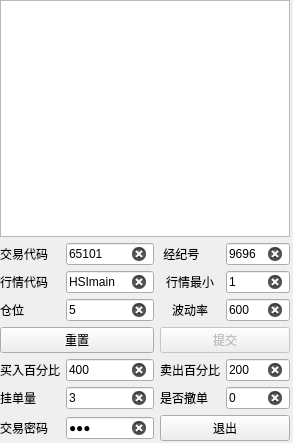
<?xml version="1.0" encoding="UTF-8"?>
<ui version="4.0">
 <class>Form</class>
 <widget class="QWidget" name="Form">
  <property name="geometry">
   <rect>
    <x>0</x>
    <y>0</y>
    <width>293</width>
    <height>443</height>
   </rect>
  </property>
  <property name="windowTitle">
   <string>Form</string>
  </property>
  <widget class="QWidget" name="layoutWidget">
   <property name="geometry">
    <rect>
     <x>0</x>
     <y>0</y>
     <width>290</width>
     <height>441</height>
    </rect>
   </property>
   <layout class="QGridLayout" name="gridLayout">
    <item row="0" column="0" colspan="8">
     <widget class="QListView" name="listView"/>
    </item>
    <item row="1" column="0">
     <widget class="QLabel" name="label_2">
      <property name="text">
       <string>交易代码</string>
      </property>
     </widget>
    </item>
    <item row="1" column="1" colspan="2">
     <widget class="QLineEdit" name="TRADING_SECURITY_LE">
      <property name="text">
       <string>65101</string>
      </property>
      <property name="clearButtonEnabled">
       <bool>true</bool>
      </property>
     </widget>
    </item>
    <item row="1" column="3" colspan="2">
     <widget class="QLabel" name="label_5">
      <property name="text">
       <string> 经纪号</string>
      </property>
     </widget>
    </item>
    <item row="1" column="5" colspan="3">
     <widget class="QLineEdit" name="TRADING_NUM_LE">
      <property name="text">
       <string>9696</string>
      </property>
      <property name="clearButtonEnabled">
       <bool>true</bool>
      </property>
     </widget>
    </item>
    <item row="2" column="0">
     <widget class="QLabel" name="label_6">
      <property name="text">
       <string>行情代码</string>
      </property>
     </widget>
    </item>
    <item row="2" column="1" colspan="2">
     <widget class="QLineEdit" name="MARKET_SECURITY_LE">
      <property name="text">
       <string>HSImain</string>
      </property>
      <property name="clearButtonEnabled">
       <bool>true</bool>
      </property>
     </widget>
    </item>
    <item row="2" column="3" colspan="2">
     <widget class="QLabel" name="label_11">
      <property name="text">
       <string>&lt;html&gt;&lt;head/&gt;&lt;body&gt;&lt;p align=&quot;center&quot;&gt;行情最小&lt;/p&gt;&lt;/body&gt;&lt;/html&gt;</string>
      </property>
     </widget>
    </item>
    <item row="2" column="5" colspan="3">
     <widget class="QLineEdit" name="MARKET_SMALL_WRT_RATIO_LE">
      <property name="text">
       <string>1</string>
      </property>
      <property name="clearButtonEnabled">
       <bool>true</bool>
      </property>
     </widget>
    </item>
    <item row="3" column="0">
     <widget class="QLabel" name="label_7">
      <property name="text">
       <string>仓位</string>
      </property>
     </widget>
    </item>
    <item row="3" column="1" colspan="2">
     <widget class="QLineEdit" name="ORDER_SIZE_LE">
      <property name="text">
       <string>5</string>
      </property>
      <property name="clearButtonEnabled">
       <bool>true</bool>
      </property>
     </widget>
    </item>
    <item row="3" column="3" colspan="2">
     <widget class="QLabel" name="label_13">
      <property name="text">
       <string>&lt;html&gt;&lt;head/&gt;&lt;body&gt;&lt;p align=&quot;center&quot;&gt;波动率&lt;/p&gt;&lt;/body&gt;&lt;/html&gt;</string>
      </property>
     </widget>
    </item>
    <item row="4" column="0" colspan="3">
     <widget class="QPushButton" name="Reset_btn">
      <property name="styleSheet">
       <string notr="true"/>
      </property>
      <property name="text">
       <string>重置</string>
      </property>
     </widget>
    </item>
    <item row="5" column="0">
     <widget class="QLabel" name="label_8">
      <property name="text">
       <string>买入百分比</string>
      </property>
     </widget>
    </item>
    <item row="6" column="0">
     <widget class="QLabel" name="label_9">
      <property name="text">
       <string>挂单量</string>
      </property>
     </widget>
    </item>
    <item row="7" column="0">
     <widget class="QLabel" name="label_12">
      <property name="text">
       <string>交易密码</string>
      </property>
     </widget>
    </item>
    <item row="3" column="5" colspan="3">
     <widget class="QLineEdit" name="TRIM_PARAGRAPH_LE">
      <property name="text">
       <string>600</string>
      </property>
      <property name="clearButtonEnabled">
       <bool>true</bool>
      </property>
     </widget>
    </item>
    <item row="4" column="3" colspan="5">
     <widget class="QPushButton" name="Submit_btn">
      <property name="enabled">
       <bool>false</bool>
      </property>
      <property name="styleSheet">
       <string notr="true"/>
      </property>
      <property name="text">
       <string>提交</string>
      </property>
     </widget>
    </item>
    <item row="5" column="1" colspan="2">
     <widget class="QLineEdit" name="CALL_PARAGRAPH_LE">
      <property name="text">
       <string>400</string>
      </property>
      <property name="clearButtonEnabled">
       <bool>true</bool>
      </property>
     </widget>
    </item>
    <item row="6" column="1" colspan="2">
     <widget class="QLineEdit" name="ORDER_QUANTITY_LE">
      <property name="text">
       <string>3</string>
      </property>
      <property name="clearButtonEnabled">
       <bool>true</bool>
      </property>
     </widget>
    </item>
    <item row="7" column="1" colspan="2">
     <widget class="QLineEdit" name="PASS_WORD_LE">
      <property name="text">
       <string>111</string>
      </property>
      <property name="maxLength">
       <number>32768</number>
      </property>
      <property name="echoMode">
       <enum>QLineEdit::Password</enum>
      </property>
      <property name="clearButtonEnabled">
       <bool>true</bool>
      </property>
     </widget>
    </item>
    <item row="7" column="3" colspan="5">
     <widget class="QPushButton" name="Exit_btn">
      <property name="styleSheet">
       <string notr="true"/>
      </property>
      <property name="text">
       <string>退出</string>
      </property>
     </widget>
    </item>
    <item row="5" column="3" colspan="2">
     <widget class="QLabel" name="label_10">
      <property name="text">
       <string>卖出百分比</string>
      </property>
     </widget>
    </item>
    <item row="6" column="3" colspan="2">
     <widget class="QLabel" name="label_14">
      <property name="text">
       <string>是否撤单</string>
      </property>
     </widget>
    </item>
    <item row="5" column="5" colspan="3">
     <widget class="QLineEdit" name="PUT_PARAGRAPH_LE">
      <property name="text">
       <string>200</string>
      </property>
      <property name="clearButtonEnabled">
       <bool>true</bool>
      </property>
     </widget>
    </item>
    <item row="6" column="5" colspan="3">
     <widget class="QLineEdit" name="OR_CANCEL_ALL_LE">
      <property name="text">
       <string>0</string>
      </property>
      <property name="clearButtonEnabled">
       <bool>true</bool>
      </property>
     </widget>
    </item>
   </layout>
  </widget>
 </widget>
 <resources/>
 <connections>
  <connection>
   <sender>TRADING_NUM_LE</sender>
   <signal>textChanged(QString)</signal>
   <receiver>Form</receiver>
   <slot>enable_register_btn()</slot>
   <hints>
    <hint type="sourcelabel">
     <x>309</x>
     <y>280</y>
    </hint>
    <hint type="destinationlabel">
     <x>0</x>
     <y>147</y>
    </hint>
   </hints>
  </connection>
  <connection>
   <sender>TRADING_SECURITY_LE</sender>
   <signal>textChanged(QString)</signal>
   <receiver>Form</receiver>
   <slot>enable_register_btn()</slot>
   <hints>
    <hint type="sourcelabel">
     <x>151</x>
     <y>280</y>
    </hint>
    <hint type="destinationlabel">
     <x>0</x>
     <y>119</y>
    </hint>
   </hints>
  </connection>
  <connection>
   <sender>MARKET_SECURITY_LE</sender>
   <signal>textChanged(QString)</signal>
   <receiver>Form</receiver>
   <slot>enable_register_btn()</slot>
   <hints>
    <hint type="sourcelabel">
     <x>151</x>
     <y>387</y>
    </hint>
    <hint type="destinationlabel">
     <x>0</x>
     <y>90</y>
    </hint>
   </hints>
  </connection>
  <connection>
   <sender>Exit_btn</sender>
   <signal>clicked()</signal>
   <receiver>Form</receiver>
   <slot>exit_pane()</slot>
   <hints>
    <hint type="sourcelabel">
     <x>309</x>
     <y>442</y>
    </hint>
    <hint type="destinationlabel">
     <x>384</x>
     <y>106</y>
    </hint>
   </hints>
  </connection>
  <connection>
   <sender>Submit_btn</sender>
   <signal>clicked()</signal>
   <receiver>Form</receiver>
   <slot>subimit()</slot>
   <hints>
    <hint type="sourcelabel">
     <x>309</x>
     <y>309</y>
    </hint>
    <hint type="destinationlabel">
     <x>364</x>
     <y>156</y>
    </hint>
   </hints>
  </connection>
  <connection>
   <sender>Reset_btn</sender>
   <signal>clicked()</signal>
   <receiver>Form</receiver>
   <slot>reset_pane()</slot>
   <hints>
    <hint type="sourcelabel">
     <x>28</x>
     <y>309</y>
    </hint>
    <hint type="destinationlabel">
     <x>384</x>
     <y>266</y>
    </hint>
   </hints>
  </connection>
  <connection>
   <sender>ORDER_SIZE_LE</sender>
   <signal>textChanged(QString)</signal>
   <receiver>Form</receiver>
   <slot>enable_register_btn()</slot>
   <hints>
    <hint type="sourcelabel">
     <x>151</x>
     <y>335</y>
    </hint>
    <hint type="destinationlabel">
     <x>384</x>
     <y>384</y>
    </hint>
   </hints>
  </connection>
  <connection>
   <sender>CALL_PARAGRAPH_LE</sender>
   <signal>textChanged(QString)</signal>
   <receiver>Form</receiver>
   <slot>enable_register_btn()</slot>
   <hints>
    <hint type="sourcelabel">
     <x>151</x>
     <y>361</y>
    </hint>
    <hint type="destinationlabel">
     <x>347</x>
     <y>384</y>
    </hint>
   </hints>
  </connection>
  <connection>
   <sender>ORDER_QUANTITY_LE</sender>
   <signal>textChanged(QString)</signal>
   <receiver>Form</receiver>
   <slot>enable_register_btn()</slot>
   <hints>
    <hint type="sourcelabel">
     <x>309</x>
     <y>335</y>
    </hint>
    <hint type="destinationlabel">
     <x>384</x>
     <y>384</y>
    </hint>
   </hints>
  </connection>
  <connection>
   <sender>PUT_PARAGRAPH_LE</sender>
   <signal>textChanged(QString)</signal>
   <receiver>Form</receiver>
   <slot>enable_register_btn()</slot>
   <hints>
    <hint type="sourcelabel">
     <x>309</x>
     <y>361</y>
    </hint>
    <hint type="destinationlabel">
     <x>289</x>
     <y>384</y>
    </hint>
   </hints>
  </connection>
  <connection>
   <sender>MARKET_SMALL_WRT_RATIO_LE</sender>
   <signal>textChanged(QString)</signal>
   <receiver>Form</receiver>
   <slot>enable_register_btn()</slot>
   <hints>
    <hint type="sourcelabel">
     <x>309</x>
     <y>387</y>
    </hint>
    <hint type="destinationlabel">
     <x>374</x>
     <y>309</y>
    </hint>
   </hints>
  </connection>
  <connection>
   <sender>PASS_WORD_LE</sender>
   <signal>textEdited(QString)</signal>
   <receiver>Form</receiver>
   <slot>enable_register_btn()</slot>
   <hints>
    <hint type="sourcelabel">
     <x>151</x>
     <y>440</y>
    </hint>
    <hint type="destinationlabel">
     <x>73</x>
     <y>384</y>
    </hint>
   </hints>
  </connection>
  <connection>
   <sender>OR_CANCEL_ALL_LE</sender>
   <signal>textEdited(QString)</signal>
   <receiver>Form</receiver>
   <slot>enable_register_btn()</slot>
   <hints>
    <hint type="sourcelabel">
     <x>151</x>
     <y>413</y>
    </hint>
    <hint type="destinationlabel">
     <x>64</x>
     <y>384</y>
    </hint>
   </hints>
  </connection>
  <connection>
   <sender>TRIM_PARAGRAPH_LE</sender>
   <signal>textEdited(QString)</signal>
   <receiver>Form</receiver>
   <slot>enable_register_btn()</slot>
   <hints>
    <hint type="sourcelabel">
     <x>309</x>
     <y>413</y>
    </hint>
    <hint type="destinationlabel">
     <x>384</x>
     <y>234</y>
    </hint>
   </hints>
  </connection>
 </connections>
 <slots>
  <slot>enable_register_btn()</slot>
  <slot>exit_pane()</slot>
  <slot>subimit()</slot>
  <slot>reset_pane()</slot>
  <slot>swarrant_sub()</slot>
  <slot>autotrading()</slot>
  <slot>Issuer_btn()</slot>
 </slots>
</ui>
